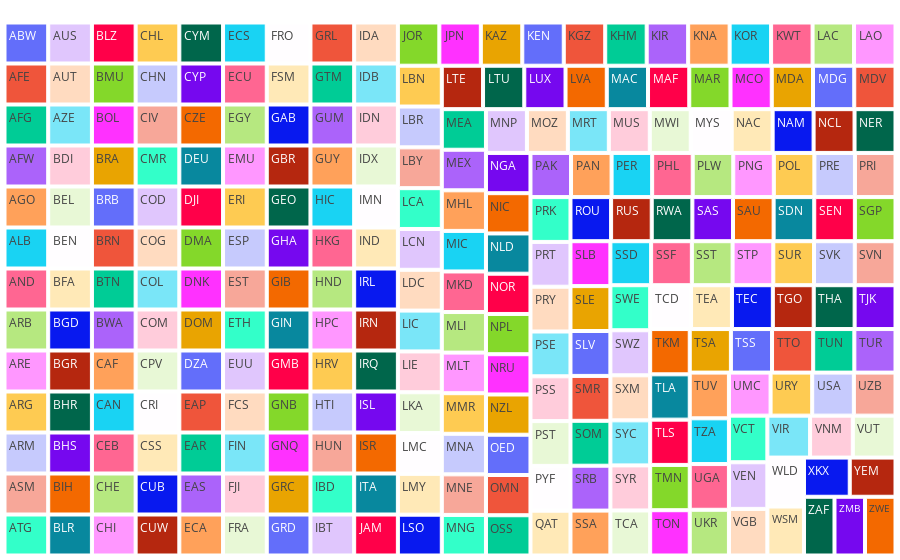

The notebook cell this image was saved under:
### Code cell
import plotly.express as px
data = df['Country Code'].value_counts().reset_index()
data.columns = ['Country Code', 'Frequency']

# Create a treemap
fig = px.treemap(data, path=['Country Code'], values='Frequency')
fig.update_layout(margin=dict(t=0, b=0, r=0, l=0))
fig.show()

### Figure 1 — Plotly figure (JSON) as saved in the notebook; plotly's stock layout.template omitted (floating-point values rounded to 4 significant figures; data arrays with more than 128 entries replaced by an {"elided": "..."} marker saying what was removed)
{"data": [{"branchvalues": "total", "domain": {"x": [0, 1], "y": [0, 1]}, "hovertemplate": "labels=%{label}<br>Frequency=%{value}<br>parent=%{parent}<br>id=%{id}<extra></extra>", "ids": {"elided": "265 str values"}, "labels": {"elided": "265 str values"}, "name": "", "parents": {"elided": "265 str values"}, "type": "treemap", "values": {"elided": "265 int values"}}], "layout": {"legend": {"tracegroupgap": 0}, "margin": {"b": 0, "l": 0, "r": 0, "t": 0}}}
